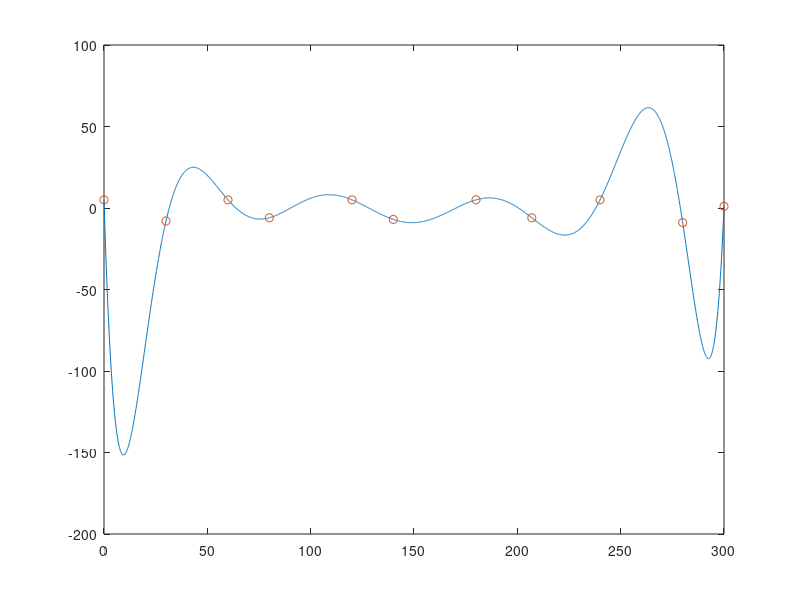

Source code (MATLAB): (Note: this script raises an error after producing the figure.)
while true
    clear;clc;hold off;
    
    % Start by getting five points from user input, each representing a 
    % peak/starting point. Set the final height to the highest peak minus four
    % so that the final velocity is less than 10 m/s 
    y0(1)=input('Please enter the starting height of the rollercoaster. Enter this as a scalar greater than 0.');
    y0(3)=input('Please enter the height of the first peak of the rollercoaster. Enter this as a scalar greater than 0.');
    y0(5)=input('Please enter the height of the second peak of the rollercoaster. Enter this as a scalar greater than 0.');
    y0(7)=input('Please enter the height of the third peak of the rollercoaster. Enter this as a scalar greater than 0.');
    y0(9)=input('Please enter the height of the last peak of the rollercoaster. Enter this as a scalar greater than 0.');
    y0(11)=max(y0)-4;
    
    % Then, generate x coordinates. The peaks will be located every 60 meters
    % (to make sure the coaster is at least 300 m). In between each peak, we
    % have a random x-coordinate that is between 20 & 40 m from each peak.
    x0=[0,randi([20,40]),60,randi([80,100]),120,randi([140,160]),180,randi([200,220]),240,randi([260,280]),300];
    
    % Now, we generate troughs. The height of the troughs is located at a
    % random location that is below the lower of the two peaks that it sits
    % between.
    c=10;
    y0(2)=randi([0,min([y0(1),y0(3)])])-c;
    y0(4)=randi([0,min([y0(3),y0(5)])])-c;
    y0(6)=randi([0,min([y0(5),y0(7)])])-c;
    y0(8)=randi([0,min([y0(7),y0(9)])])-c;
    y0(10)=randi([0,min([y0(9),y0(11)])])-c;
    
    % Now, we use a assume that the rollercoaster path p(x) is modeled by a
    % polynomial. As I will describe, we have 6 conditions that need to be met,
    % so we will use a 5th order polynomial. For three conditions, the
    % polynomial must equal the values of y at the values of x. For the other
    % three, the derivative of y with respect to x at these three points must
    % be zero. Through my calculations, I have determined that the polynomial 
    % will take the form:
    % y(x) = int_0^x((x-x0(1))(x-x0(2))(x-x0(3))(Ax+b))dx+y0(1)
    %      = (A)/5.*x.^5+(b-A.*(x0(1)+x0(2)+x0(3))/4.*x.^4+(A*(x0(1)*x0(2)+x0(2)*x0(3)+x0(3)*x0(1))-b*(x0(1)+x0(2)+x0(3)))/3.*x.^3+(b*(x0(1)*x0(2)+x0(2)*x0(3)+x0(3)*x0(1))-A*x0(1)*x0(2)*x0(3))/2.*x.^2-b*x0(1)*x0(2)*x0(3).*x+y0(1)
    % Also through my own calculations, I have found a pair of equations that
    % can be used to solve for A and B: They are as follows
    % Equation 1:
    % ((A)/5.*x0(2).^5+(b-A.*(x0(1)+x0(2)+x0(3))/4.*x0(2).^4+(A*(x0(1)*x0(2)+x0(2)*x0(3)+x0(3)*x0(1))-b*(x0(1)+x0(2)+x0(3)))/3.*x0(2).^3+(b*(x0(1)*x0(2)+x0(2)*x0(3)+x0(3)*x0(1))-A*x0(1)*x0(2)*x0(3))/2.*x0(2).^2-b*x0(1)*x0(2)*x0(3).*x0(2))-((A)/5.*x0(1).^5+(b-A.*(x0(1)+x0(2)+x0(3))/4.*x0(1).^4+(A*(x0(1)*x0(2)+x0(2)*x0(3)+x0(3)*x0(1))-b)/3.*x0(1).^3+(b*(x0(1)*x0(2)+x0(2)*x0(3)+x0(3)*x0(1))-A*x0(1)*x0(2)*x0(3))/2.*x0(1).^2-b*x0(1)*x0(2)*x0(3).*x0(1))+y0(1)-y0(2)=0
    % Equation 2:
    % ((A)/5.*x0(3).^5+(b-A.*(x0(1)+x0(2)+x0(3))/4.*x0(3).^4+(A*(x0(1)*x0(2)+x0(2)*x0(3)+x0(3)*x0(1))-b*(x0(1)+x0(2)+x0(3)))/3.*x0(3).^3+(b*(x0(1)*x0(2)+x0(2)*x0(3)+x0(3)*x0(1))-A*x0(1)*x0(2)*x0(3))/2.*x0(3).^2-b*x0(1)*x0(2)*x0(3).*x0(3))-((A)/5.*x0(2).^5+(b-A.*(x0(1)+x0(2)+x0(3))/4.*x0(2).^4+(A*(x0(1)*x0(2)+x0(2)*x0(3)+x0(3)*x0(1))-b)/3.*x0(2).^3+(b*(x0(1)*x0(2)+x0(2)*x0(3)+x0(3)*x0(1))-A*x0(1)*x0(2)*x0(3))/2.*x0(2).^2-b*x0(1)*x0(2)*x0(3).*x0(2))+y0(2)-y0(3)=0
    % This process must be carried out between each peak. We will make a for
    % loop to do this.
    
    vars = polyfit(x0,y0,length(y0));
    plot(0:.1:300,polyval(vars,0:.1:300))
    hold on;
    plot(x0,y0, "o")
    
    % for j=1:2:9
    % 
    %     syms A b;
    % 
    %     % Helpful intermediate sums to keep the equations readable
    %     S1 = x0(j) + x0(j+1) + x0(j+2);
    %     S2 = x0(j)*x0(j+1) + x0(j+1)*x0(j+2) + x0(j+2)*x0(j);
    %     S3 = x0(j)*x0(j+1)*x0(j+2);
    % 
    %     % Define the indefinite integral WITHOUT the constant of integration
    %     F = @(x, A_sym, b_sym) (A_sym/5).*x.^5 + (b_sym-A_sym*S1)/4.*x.^4 + (A_sym*S2-b_sym*S1)/3.*x.^3 + (b_sym*S2-A_sym*S3)/2.*x.^2 - b_sym*S3.*x;
    % 
    %     % The true expression shifts the curve so it evaluates exactly to y0(j) when x = x0(j)
    %     expr = @(x, A_sym, b_sym) F(x, A_sym, b_sym) - F(x0(j), A_sym, b_sym) + y0(j);
    % 
    %     % Set up the equations: y(x0(j+1)) = y0(j+1) & y(x0(j+2)) = y0(j+2)
    %     eq1 = expr(x0(j+1),A,b) == y0(j+1);
    %     eq2 = expr(x0(j+2),A,b) == y0(j+2);
    % 
    %     % Now, we need to solve the system of equations for A & b
    %     sol = solve([eq1, eq2], [A, b]);
    %     A_val = double(sol.A);
    %     b_val = double(sol.b);
    % 
    %     % Calculate the correct constant term (the y-intercept) for the polynomial array
    %     C_val = y0(j) - F(x0(j), A_val, b_val);
    % 
    %     % Create the polynomial vector using the clean S1, S2, S3 variables
    %     p = [A_val/5, (b_val-A_val*S1)/4, (A_val*S2-b_val*S1)/3, (b_val*S2-A_val*S3)/2, -b_val*S3, C_val];
    % 
    %     % Create space and evaluate
    %     x_space(j,:) = linspace(x0(j),x0(j+2),100);
    %     y(j,:)=polyval(p,x_space(j,:));
    % 
    % end
    
    % Finally, we plot all of the polynomials as a piecewise function
    % plot(x0,y0,'*',x_space(1,:),y(1,:),x_space(3,:),y(3,:),x_space(5,:),y(5,:),x_space(7,:),y(7,:),x_space(9,:),y(9,:))
    waitforbuttonpress("c")
end
